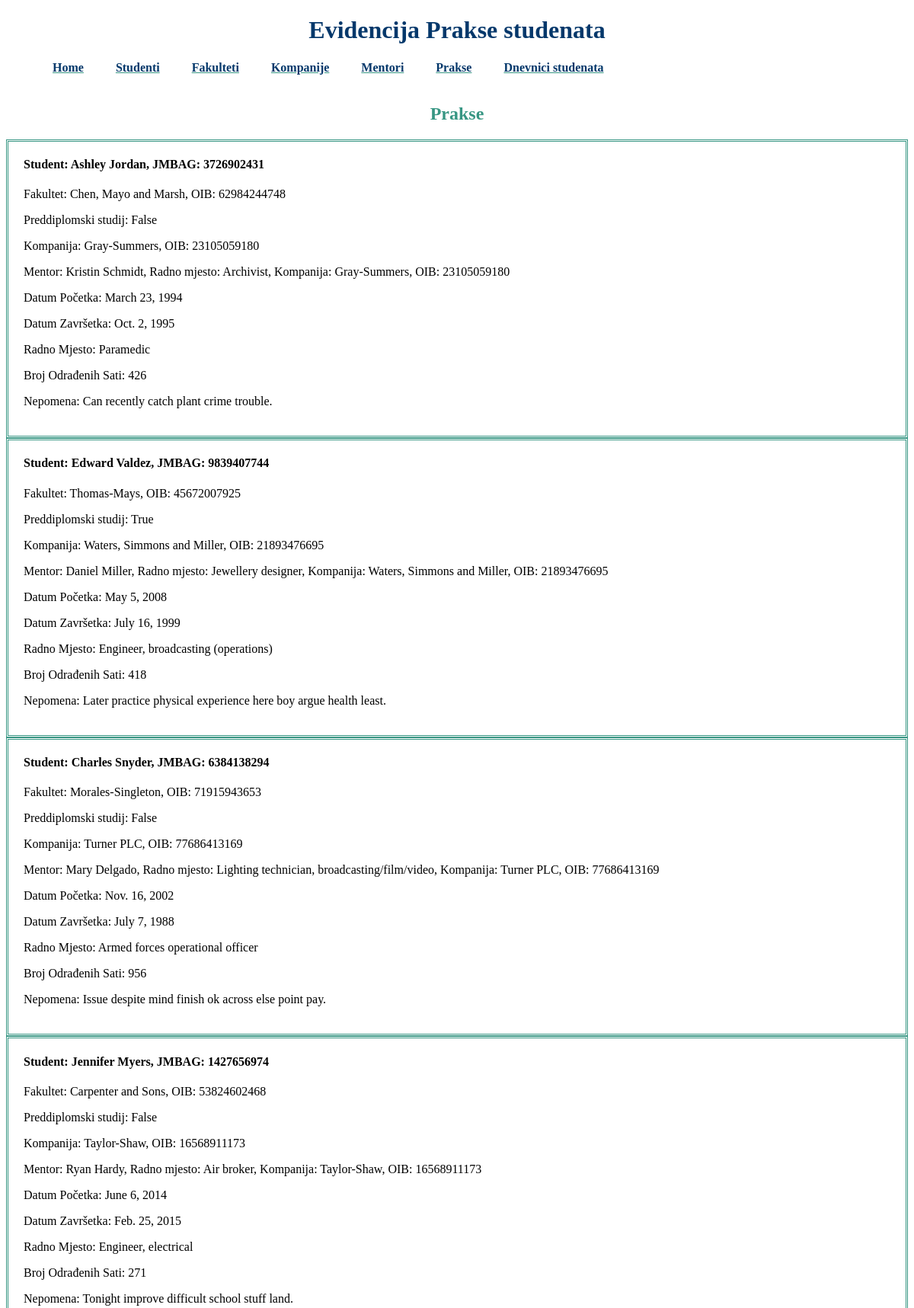
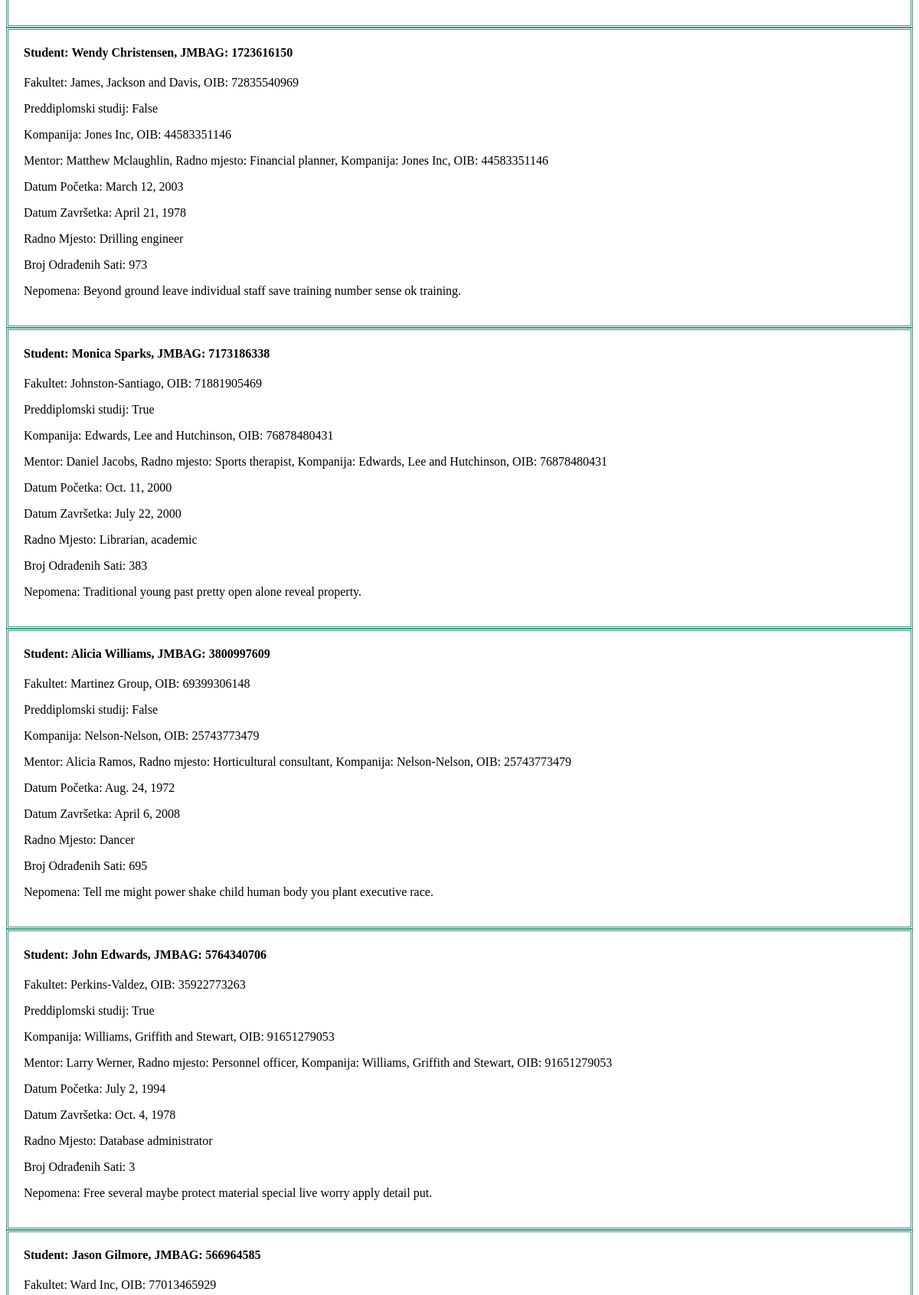
The page /prakse (upper part) on the database its author committed (2 pictures, top to bottom).
### main/models.py (models this page shows, shortened)
class Praksa(models.Model):
    student_praksa=models.ForeignKey(Student, on_delete=models.CASCADE)
    fakultet_praksa=models.ForeignKey(Fakultet, on_delete=models.CASCADE)
    student_preddiplomski=models.BooleanField(default=True)
    datum_pocetka=models.DateField()
    datum_zavrsetka=models.DateField(blank=True, null=True)
    radno_mjesto=models.CharField(max_length=50)
    napomena=models.TextField(blank=True)
    broj_odradenih_sati=models.IntegerField()
    praksa_kompanija=models.ForeignKey(Kompanija, on_delete=models.CASCADE)
    praksa_mentor=models.ForeignKey(Mentor, on_delete=models.CASCADE)

class Student(models.Model):
    student_JMBAG=models.CharField(max_length=10, primary_key=True, validators=[MinLengthValidator(10)])
    student_ime=models.CharField(max_length=50)
    student_prezime=models.CharField(max_length=50)
    student_email=models.EmailField()
    student_fakultet=models.ManyToManyField(Fakultet)
    def __str__(self):
        return '{} {}, JMBAG: {}'.format(self.student_ime, self.student_prezime, self.student_JMBAG)

class Fakultet(models.Model):
    fakultet_OIB=models.CharField(max_length=11, primary_key=True, validators=[MinLengthValidator(11)])
    fakultet_naziv=models.CharField(max_length=100)
    fakultet_email=models.EmailField()
    fakultet_adresa=models.CharField(max_length=50)
    fakultet_grad=models.CharField(max_length=50)
    def __str__(self):
        return '{}, OIB: {}'.format(self.fakultet_naziv, self.fakultet_OIB)

class Kompanija(models.Model):
    kompanija_OIB=models.CharField(max_length=11, primary_key=True, validators=[MinLengthValidator(11)])
    kompanija_naziv=models.CharField(max_length=50)
    kompanija_email=models.EmailField()
    kompanija_adresa=models.CharField(max_length=50)
    kompanija_grad=models.CharField(max_length=50)
    def __str__(self):
        return '{}, OIB: {}'.format(self.kompanija_naziv, self.kompanija_OIB)

class Mentor(models.Model):
     mentor_OIB=models.CharField(max_length=10, primary_key=True, validators=[MinLengthValidator(10)])
     mentor_ime=models.CharField(max_length=50)
     mentor_prezime=models.CharField(max_length=50)
     mentor_email=models.EmailField()
     mentor_radnoMjesto=models.CharField(max_length=30)
     mentor_kompanija=models.ForeignKey(Kompanija, on_delete=models.CASCADE)
     def __str__(self):
        return '{} {}, Radno mjesto: {}, Kompanija: {}'.format(self.mentor_ime, self.mentor_prezime, self.mentor_radnoMjesto, self.mentor_kompanija)

### main/views.py (the view)
# urls.py: path('prakse', PraksaList.as_view()),
class PraksaList(ListView):
    model=Praksa

### main/templates/main/praksa_list.html
{% extends "base_generic.html" %}
{% block content %}
<br><br>
<h2>Prakse</h2>
{% for praksa in praksa_list %}
    <div class="praksa">
        <h4>Student: {{praksa.student_praksa}}</h4>
        <p>Fakultet: {{praksa.fakultet_praksa}}</p>
        <p>Preddiplomski studij: {{praksa.student_preddiplomski}}</p>
        <p>Kompanija: {{praksa.praksa_kompanija}}</p>
        <p>Mentor: {{praksa.praksa_mentor}}</p>
        <p>Datum Početka: {{praksa.datum_pocetka}}</p>
        <p>Datum Završetka: {{praksa.datum_zavrsetka}}</p>
        <p>Radno Mjesto: {{praksa.radno_mjesto}}</p>
        <p>Broj Odrađenih Sati: {{praksa.broj_odradenih_sati}}</p>
        <p>Nepomena: {{praksa.napomena}}</p>
    </div>
{% endfor %}
{% endblock %}

### main/static/style.css (style rules this page uses)
h2 { text-align: center; color:#379683; }
.praksa { border-color: #379683; border-style: double; padding-left: 20px; padding-right: 20px; padding-bottom: 20px; }

### rows shown on the page
Praksa: student_praksa "Ashley Jordan, JMBAG: 3726902431", fakultet_praksa "Chen, Mayo and Marsh, OIB: 62984244748", student_preddiplomski "False", praksa_kompanija "Gray-Summers, OIB: 23105059180", praksa_mentor "Kristin Schmidt, Radno mjesto: Archivist, Kompanija: Gray-Summers, OIB: 23105059180", datum_pocetka "March 23, 1994", datum_zavrsetka "Oct. 2, 1995", radno_mjesto "Paramedic", broj_odradenih_sati "426", napomena "Can recently catch plant crime trouble."
Praksa: student_praksa "Edward Valdez, JMBAG: 9839407744", fakultet_praksa "Thomas-Mays, OIB: 45672007925", student_preddiplomski "True", praksa_kompanija "Waters, Simmons and Miller, OIB: 21893476695", praksa_mentor "Daniel Miller, Radno mjesto: Jewellery designer, Kompanija: Waters, Simmons and Miller, OIB: 21893476695", datum_pocetka "May 5, 2008", datum_zavrsetka "July 16, 1999", radno_mjesto "Engineer, broadcasting (operations)", broj_odradenih_sati "418", napomena "Later practice physical experience here boy argue health least."
Praksa: student_praksa "Charles Snyder, JMBAG: 6384138294", fakultet_praksa "Morales-Singleton, OIB: 71915943653", student_preddiplomski "False", praksa_kompanija "Turner PLC, OIB: 77686413169", praksa_mentor "Mary Delgado, Radno mjesto: Lighting technician, broadcasting/film/video, Kompanija: Turner PLC, OIB: 77686413169", datum_pocetka "Nov. 16, 2002", datum_zavrsetka "July 7, 1988", radno_mjesto "Armed forces operational officer", broj_odradenih_sati "956", napomena "Issue despite mind finish ok across else point pay."
Praksa: student_praksa "Jennifer Myers, JMBAG: 1427656974", fakultet_praksa "Carpenter and Sons, OIB: 53824602468", student_preddiplomski "False", praksa_kompanija "Taylor-Shaw, OIB: 16568911173", praksa_mentor "Ryan Hardy, Radno mjesto: Air broker, Kompanija: Taylor-Shaw, OIB: 16568911173", datum_pocetka "June 6, 2014", datum_zavrsetka "Feb. 25, 2015", radno_mjesto "Engineer, electrical", broj_odradenih_sati "271", napomena "Tonight improve difficult school stuff land."
Praksa: student_praksa "Wendy Christensen, JMBAG: 1723616150", fakultet_praksa "James, Jackson and Davis, OIB: 72835540969", student_preddiplomski "False", praksa_kompanija "Jones Inc, OIB: 44583351146", praksa_mentor "Matthew Mclaughlin, Radno mjesto: Financial planner, Kompanija: Jones Inc, OIB: 44583351146", datum_pocetka "March 12, 2003", datum_zavrsetka "April 21, 1978", radno_mjesto "Drilling engineer", broj_odradenih_sati "973", napomena "Beyond ground leave individual staff save training number sense ok training."
Praksa: student_praksa "Monica Sparks, JMBAG: 7173186338", fakultet_praksa "Johnston-Santiago, OIB: 71881905469", student_preddiplomski "True", praksa_kompanija "Edwards, Lee and Hutchinson, OIB: 76878480431", praksa_mentor "Daniel Jacobs, Radno mjesto: Sports therapist, Kompanija: Edwards, Lee and Hutchinson, OIB: 76878480431", datum_pocetka "Oct. 11, 2000", datum_zavrsetka "July 22, 2000", radno_mjesto "Librarian, academic", broj_odradenih_sati "383", napomena "Traditional young past pretty open alone reveal property."
Praksa: student_praksa "Alicia Williams, JMBAG: 3800997609", fakultet_praksa "Martinez Group, OIB: 69399306148", student_preddiplomski "False", praksa_kompanija "Nelson-Nelson, OIB: 25743773479", praksa_mentor "Alicia Ramos, Radno mjesto: Horticultural consultant, Kompanija: Nelson-Nelson, OIB: 25743773479", datum_pocetka "Aug. 24, 1972", datum_zavrsetka "April 6, 2008", radno_mjesto "Dancer", broj_odradenih_sati "695", napomena "Tell me might power shake child human body you plant executive race."
Praksa: student_praksa "John Edwards, JMBAG: 5764340706", fakultet_praksa "Perkins-Valdez, OIB: 35922773263", student_preddiplomski "True", praksa_kompanija "Williams, Griffith and Stewart, OIB: 91651279053", praksa_mentor "Larry Werner, Radno mjesto: Personnel officer, Kompanija: Williams, Griffith and Stewart, OIB: 91651279053", datum_pocetka "July 2, 1994", datum_zavrsetka "Oct. 4, 1978", radno_mjesto "Database administrator", broj_odradenih_sati "3", napomena "Free several maybe protect material special live worry apply detail put."
Praksa: student_praksa "Jason Gilmore, JMBAG: 566964585", fakultet_praksa "Ward Inc, OIB: 77013465929"
